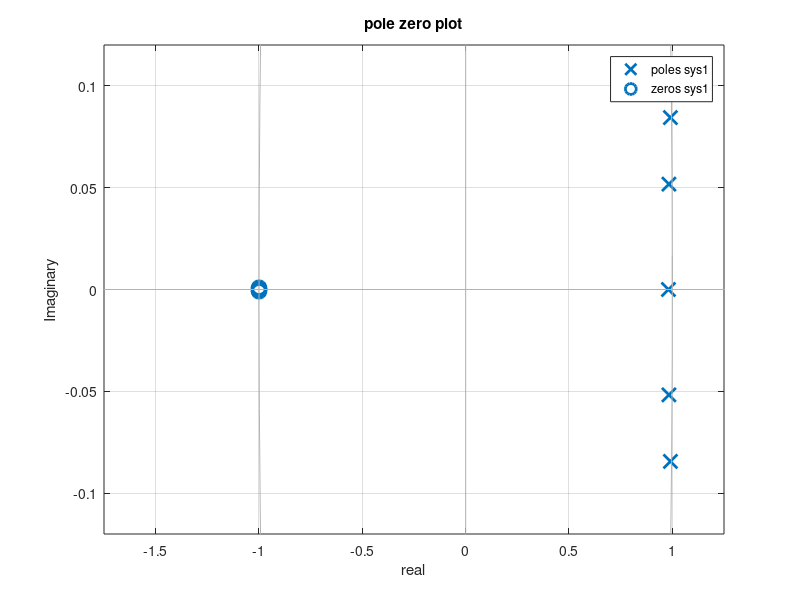
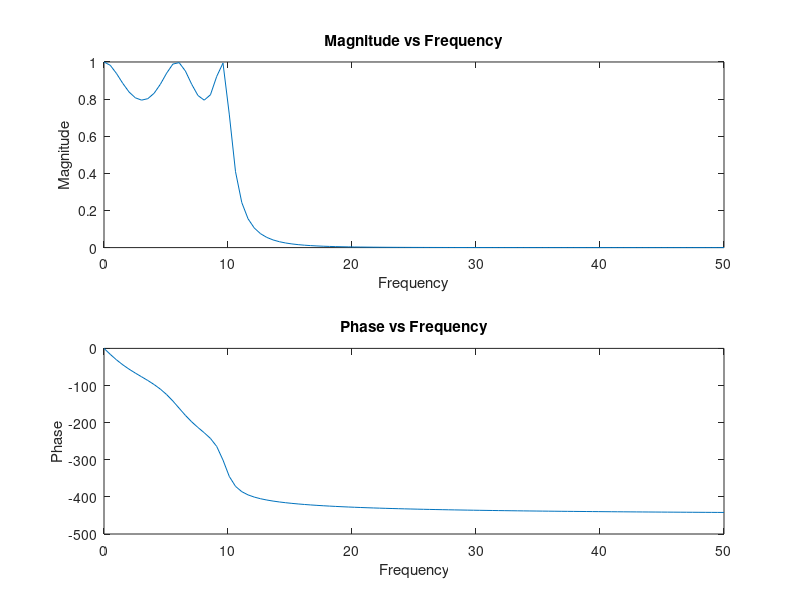

The MATLAB source for these figures, in order:
warning('off')
pkg load control
pkg load signal
clc;
clear all;
rp=2;
rs=40;
Fs=720;
om_p=20/(Fs);
om_s=40/(Fs);

[n,ws]=cheb1ord(om_p,om_s,rp,rs);

[b,a]= cheby1(n,rp,ws);

sys1 = tf(b, a, 1/Fs )

figure
pzmap(sys1);
xlabel('real');
ylabel('Imaginary');
title('pole zero plot');
saveas(gcf,'output/task2b.png')

figure
[Mag Ph] = bode(sys1,2 * pi * linspace(0,50,100) );
F = linspace(0,50,100);

subplot(2,1,1);
plot(F,Mag);
xlabel('Frequency');
ylabel('Magnitude');
title(['Magnitude vs Frequency']); 

subplot(2,1,2);
plot(F,Ph);
xlabel('Frequency');
ylabel('Phase');
title(['Phase vs Frequency']);
saveas(gcf,'output/task2c.png')